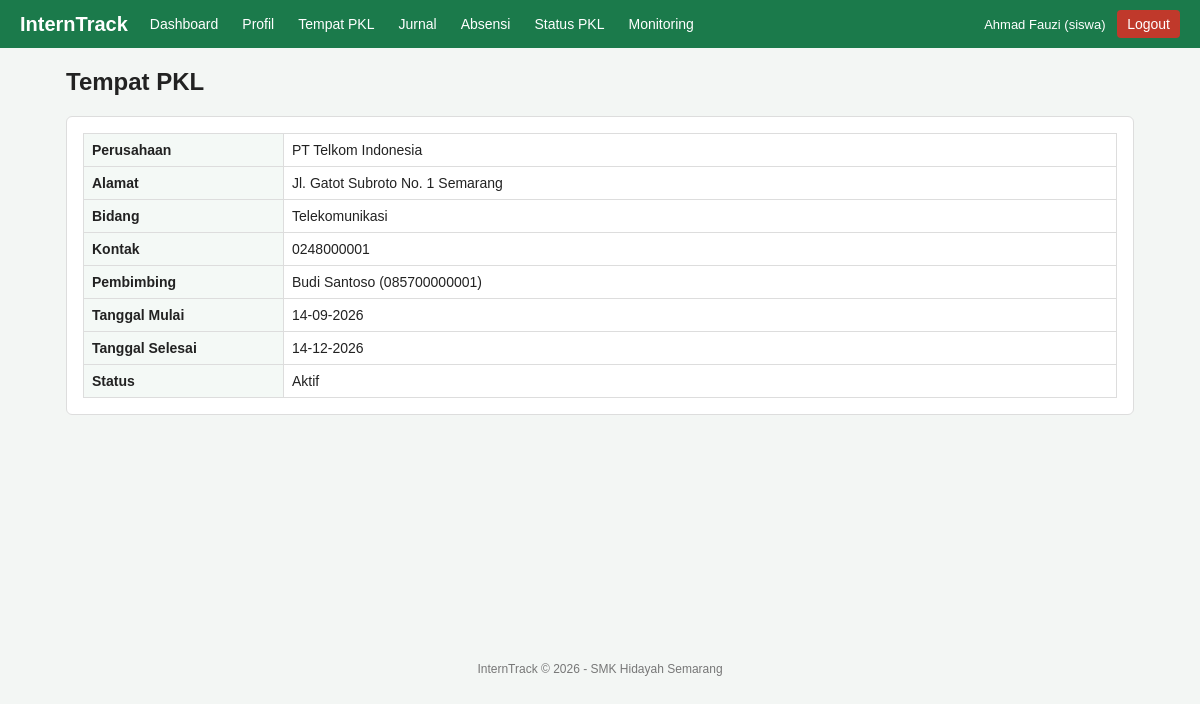
Screenshot of /siswa/tempat.php (signed in) with the database file from the repository.
### tables this page shows
CREATE TABLE penempatan (
  id INT AUTO_INCREMENT PRIMARY KEY,
  siswa_id INT NOT NULL,
  perusahaan_id INT NOT NULL,
  pembimbing_id INT NOT NULL,
  tanggal_mulai DATE NOT NULL,
  tanggal_selesai DATE NOT NULL,
  status ENUM('Belum Mulai','Aktif','Selesai') NOT NULL DEFAULT 'Belum Mulai',
  FOREIGN KEY (siswa_id) REFERENCES siswa(id) ON DELETE CASCADE,
  FOREIGN KEY (perusahaan_id) REFERENCES perusahaan(id),
  FOREIGN KEY (pembimbing_id) REFERENCES pembimbing(id)
);

CREATE TABLE perusahaan (
  id INT AUTO_INCREMENT PRIMARY KEY,
  nama_perusahaan VARCHAR(100) NOT NULL,
  alamat VARCHAR(255) NOT NULL,
  bidang VARCHAR(100) NOT NULL,
  kontak VARCHAR(50)
);

CREATE TABLE pembimbing (
  id INT AUTO_INCREMENT PRIMARY KEY,
  user_id INT NOT NULL,
  nip VARCHAR(20) NOT NULL UNIQUE,
  nama VARCHAR(100) NOT NULL,
  no_hp VARCHAR(20),
  FOREIGN KEY (user_id) REFERENCES users(id) ON DELETE CASCADE
);

### config/koneksi.php (called while the page is built, shortened)
<?php
function e($s) {
    return htmlspecialchars((string)$s, ENT_QUOTES, 'UTF-8');
}
function tgl($d) {
    return $d ? date('d-m-Y', strtotime($d)) : '-';
}

### siswa/tempat.php (the view, shortened to what this page needs)
<?php
require __DIR__ . '/../config/koneksi.php';
$s = siswa_login($pdo);
$st = $pdo->prepare("SELECT p.*, pr.nama_perusahaan, pr.alamat, pr.bidang, pr.kontak, pb.nama AS nama_pembimbing, pb.no_hp AS hp_pembimbing
                     FROM penempatan p JOIN perusahaan pr ON pr.id = p.perusahaan_id JOIN pembimbing pb ON pb.id = p.pembimbing_id
                     WHERE p.siswa_id = ?");
$st->execute([$s['id']]);
$p = $st->fetch();
include __DIR__ . '/../config/header.php';
?>
<div class="card">
<?php if (!$p): ?>
    <p>Anda belum ditempatkan di perusahaan. Hubungi admin/pembimbing.</p>
<?php else: ?>
    <table class="detail">
        <tr><td>Perusahaan</td><td><?= e($p['nama_perusahaan']) ?></td></tr>
        <tr><td>Alamat</td><td><?= e($p['alamat']) ?></td></tr>
        <tr><td>Bidang</td><td><?= e($p['bidang']) ?></td></tr>
        <tr><td>Kontak</td><td><?= e($p['kontak']) ?></td></tr>
        <tr><td>Pembimbing</td><td><?= e($p['nama_pembimbing']) ?> (<?= e($p['hp_pembimbing']) ?>)</td></tr>
        <tr><td>Tanggal Mulai</td><td><?= tgl($p['tanggal_mulai']) ?></td></tr>
        <tr><td>Tanggal Selesai</td><td><?= tgl($p['tanggal_selesai']) ?></td></tr>
        <tr><td>Status</td><td><?= e($p['status']) ?></td></tr>
    </table>
<?php endif; ?>
</div>
<?php include __DIR__ . '/../config/footer.php'; ?>

### assets/style.css (style rules this page uses)
* { box-sizing: border-box; }
body { font-family: Arial, sans-serif; margin: 0; background: #f3f6f4; color: #222; }
.card { background: #fff; border-radius: 6px; padding: 16px; margin-bottom: 16px; border: 1px solid #ddd; }
table { width: 100%; border-collapse: collapse; background: #fff; }
th, td { border: 1px solid #ddd; padding: 8px; text-align: left; font-size: 14px; vertical-align: top; }
.detail td:first-child { width: 200px; font-weight: bold; background: #f4f9f6; }

### rows the page displays
penempatan: perusahaan.nama_perusahaan "PT Telkom Indonesia", perusahaan.alamat "Jl. Gatot Subroto No. 1 Semarang", perusahaan.bidang "Telekomunikasi", perusahaan.kontak "0248000001", pembimbing.nama "Budi Santoso", pembimbing.no_hp "085700000001", tanggal_mulai "14-09-2026", tanggal_selesai "14-12-2026", status "Aktif"

### other values shown
$label "Dashboard"
$label "Profil"
$label "Tempat PKL"
$label "Jurnal"
$label "Absensi"
$label "Status PKL"
$label "Monitoring"
$_SESSION['user']['nama'] "Ahmad Fauzi"
$role "siswa"
$judul "Tempat PKL"
